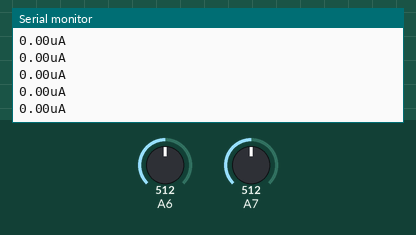
Bench run of a sketch on a simulated Arduino Uno, built with avr-gcc and run on an emulated ATmega328P. On the bench: the last lines printed to the serial monitor. The inputs (shaded band) are chosen by the test bench; at power-on: A6 = 512, A7 = 512.

Above: at 1.2 s.
1.3 s: A6 set to 716
At 1.68 s:
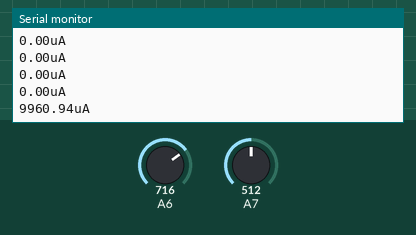
2.8 s: A7 set to 306
At 2.94 s:
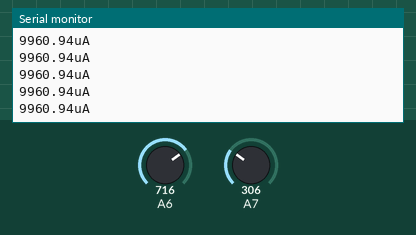
4.3 s: A6 set to 900
At 4.44 s:
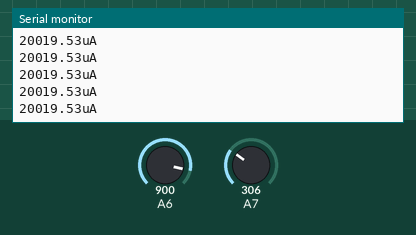
5.8 s: A7 set to 122
At 5.94 s:
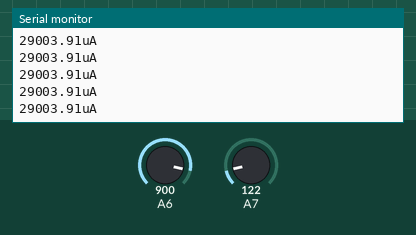
Timing chart, 0 to 8.3 s (numbered marks = the images above; inputs shaded):
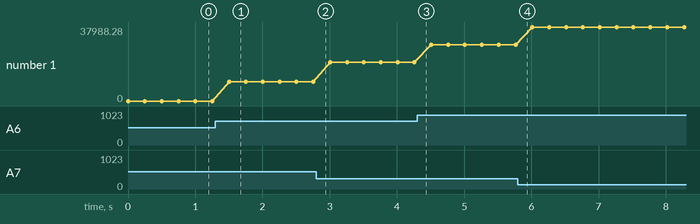

Measured:
- after the input at 1.3 s, the serial monitor: prints a new line after 0.20 s (image 1)
- plotted number 1: 0 → 9960.94 after the input at 1.3 s, 9960.94 → 20019.53 after the input at 2.8 s, 20019.53 → 29003.91 after the input at 4.3 s, 29003.91 → 37988.28 after the input at 5.8 s

The sketch:

ardmeter.ino
```cpp
void setup() {
  Serial.begin(9600);
}

float toVolt(int val) {
  return (val/1024.0) * 5.0;
}

void loop() {
  // put your main code here, to run repeatedly:
  float a6 = toVolt(analogRead(6));
  float a7 = toVolt(analogRead(7));

  float i = ((a6 - a7) / 100.0) * 1000000;
  Serial.println(String(i) + "uA");

  delay(250);
}

// Real, Our
// 150, 200
// 5400, 5800
// 1420, 1560
```
